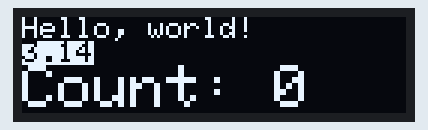
The sketch below on a simulated Arduino Uno, built with avr-gcc and run on an emulated ATmega328P. Parts: 128×32 one-colour display.

Above: at 0.1 s.
At 4.2 s:
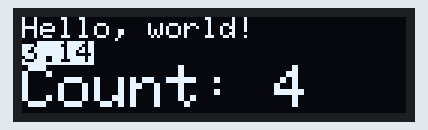
At 9.2 s:
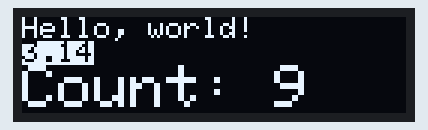
At 19.4 s:
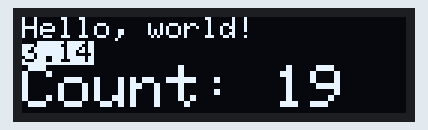
At 28.6 s:
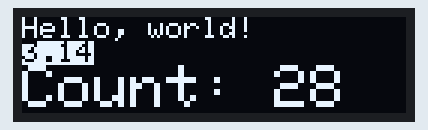
At 38.7 s:
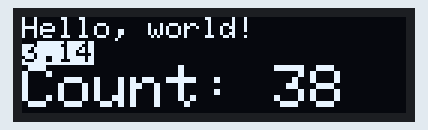

The sketch:

esp8266_ssd1306_128x32_i2c.ino
```cpp
#include <Adafruit_SSD1306.h>

#define SCREEN_WIDTH 128    // OLED display width, in pixels
#define SCREEN_HEIGHT 32    // OLED display height, in pixels
#define OLED_RESET -1       // Reset pin # (or -1 if sharing Arduino reset pin)
#define SCREEN_ADDRESS 0x3C ///< See datasheet for Address; 0x3D for 128x64, 0x3C for 128x32
Adafruit_SSD1306 display(SCREEN_WIDTH, SCREEN_HEIGHT, &Wire, OLED_RESET);

int count = 0;

void setup() {
  Serial.begin(9600);

  // SSD1306_SWITCHCAPVCC = generate display voltage from 3.3V internally
  if(!display.begin(SSD1306_SWITCHCAPVCC, SCREEN_ADDRESS)) {
    Serial.println(F("SSD1306 allocation failed"));
    for(;;); // Don't proceed, loop forever
  }

}

void loop() {

  // Draw 'stylized' characters
  display.clearDisplay();

  display.setTextSize(1);                 // Normal 1:1 pixel scale
  display.setTextColor(SSD1306_WHITE);    // Draw white text
  display.setCursor(0,0);                 // Start at top-left corner
  display.println(F("Hello, world!"));

  display.setTextColor(SSD1306_BLACK, SSD1306_WHITE); // Draw 'inverse' text
  display.println(3.141592);

  display.setTextSize(2);             // Draw 2X-scale text
  display.setTextColor(SSD1306_WHITE);
  display.print(F("Count: ")); display.println(count);

  display.display();

  count++;
  delay(1000);
}
```

Measured:
- what the display in image 1 shows lasts 1.0 s, from 4.1 s to 5.1 s
